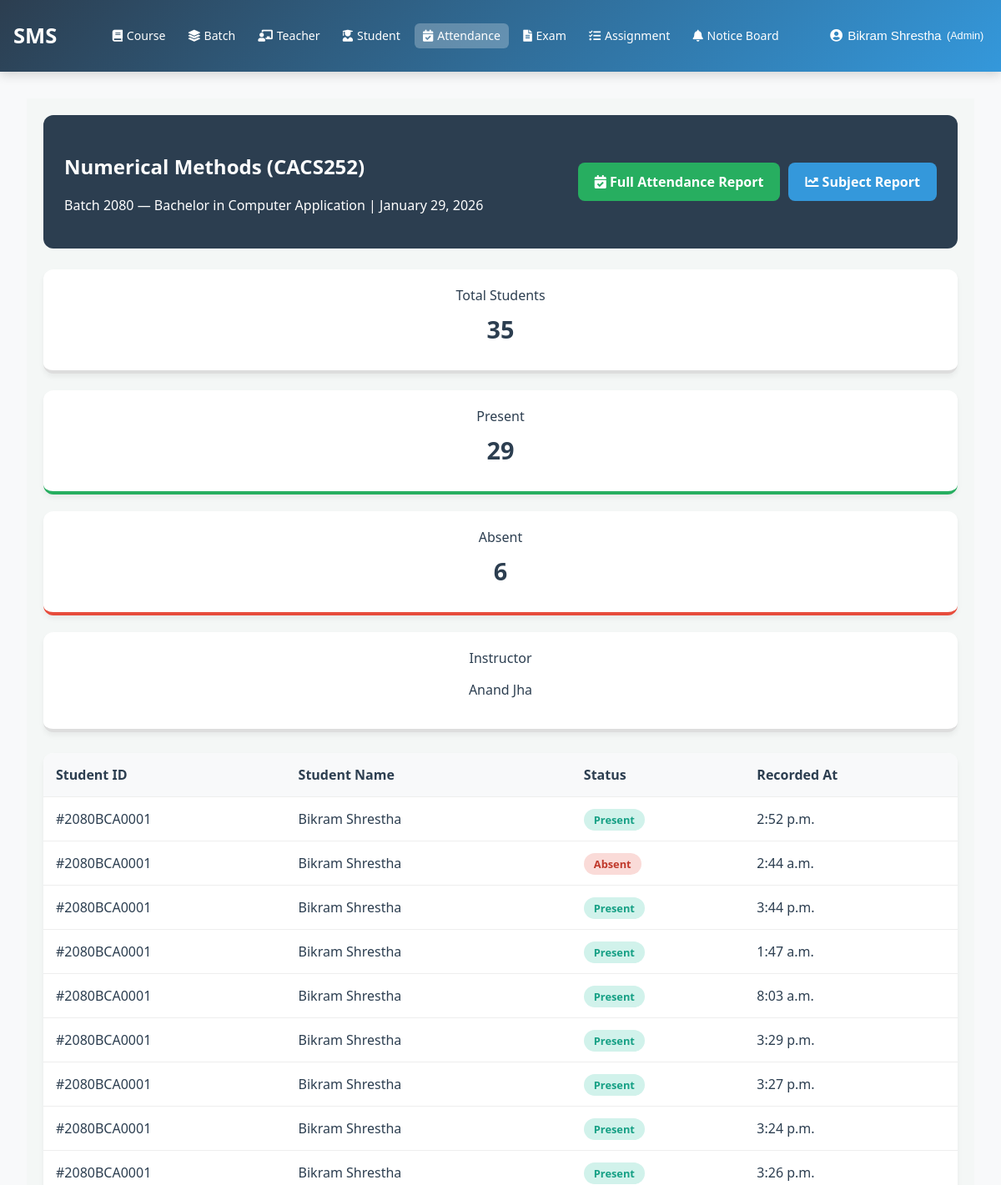
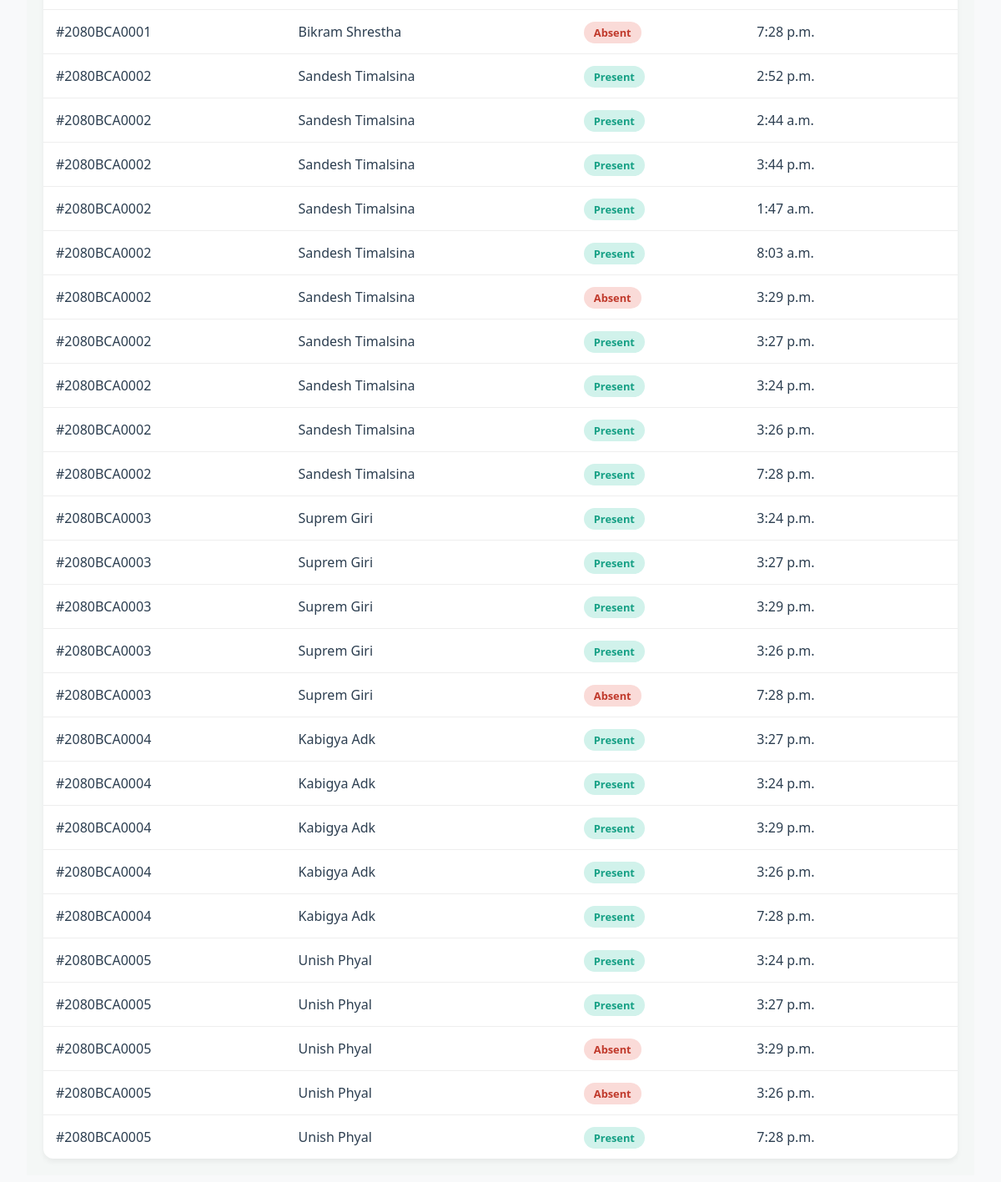
The app's page /attendance/sessions/7/ (signed in), older data (2 pictures, top to bottom).
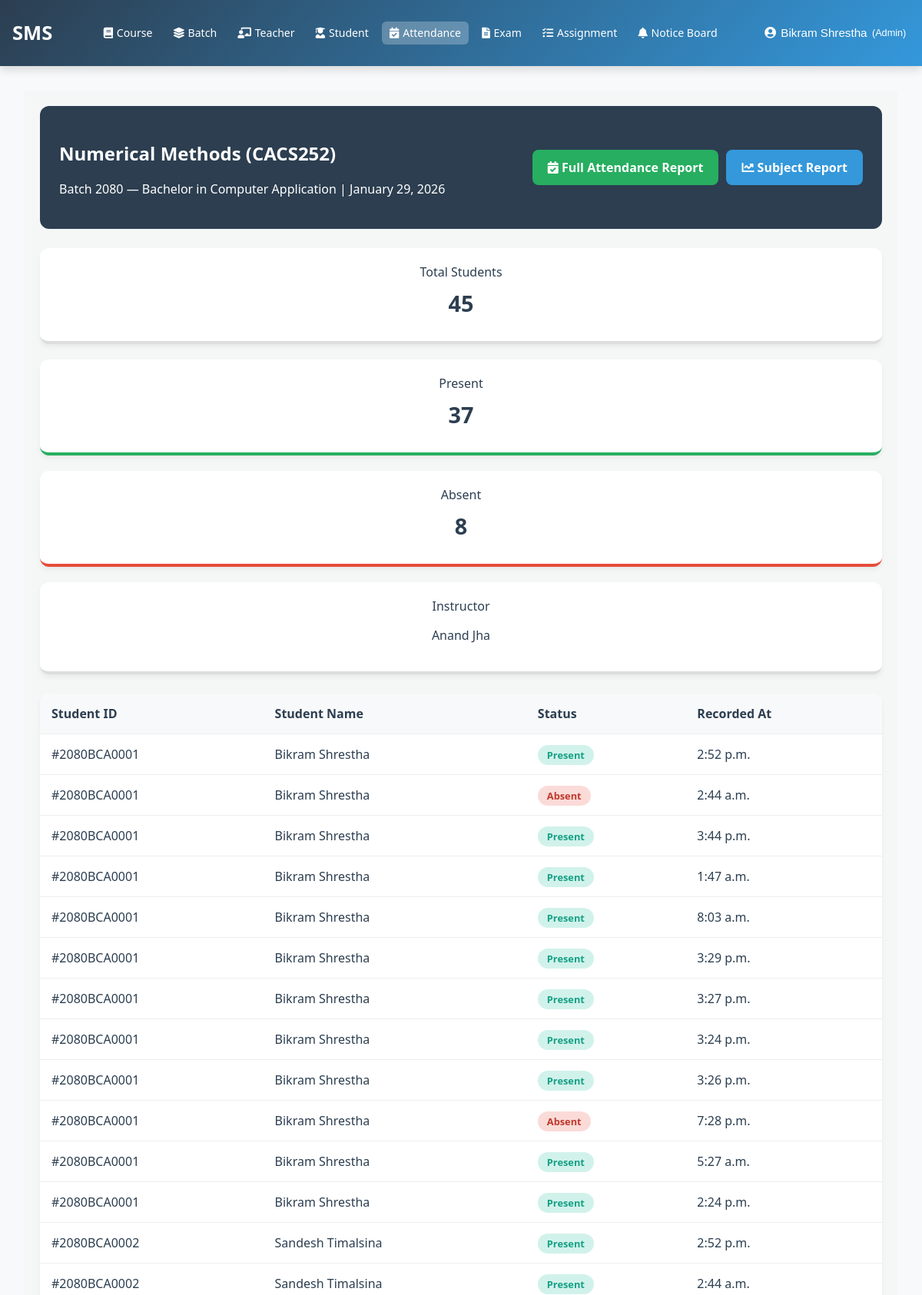
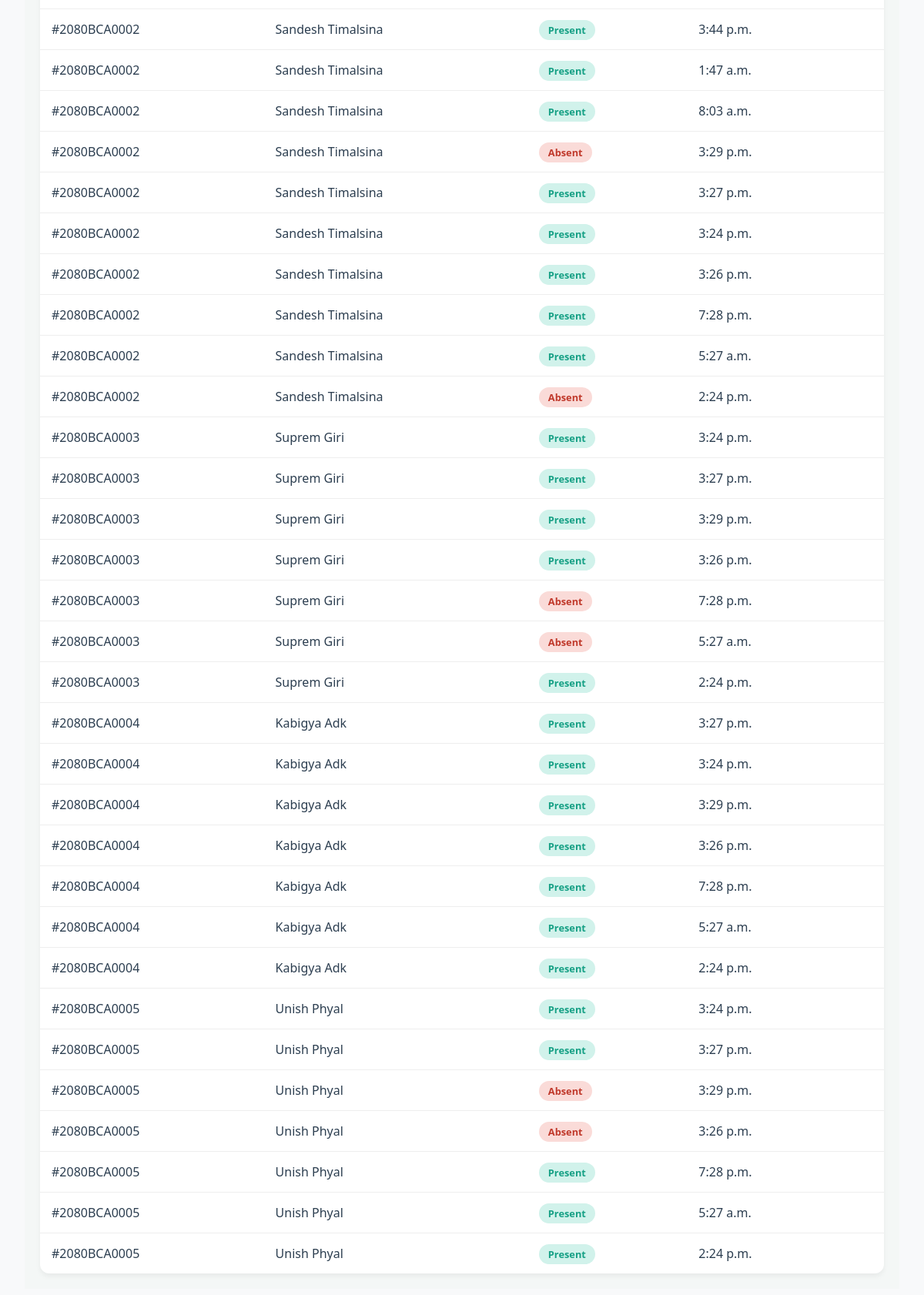
The same page, newer data (2 pictures, top to bottom).
### attendance/models.py (models this page shows, shortened)
class AttendanceSession(models.Model):
    STATUS_CHOICES = (
        ('scheduled', 'Scheduled'),
        ('ongoing', 'Ongoing'),
        ('completed', 'Completed'),
        ('cancelled', 'Cancelled'),
    )
    session_id = models.CharField(
        max_length=50,
        unique=True,
        verbose_name="Session ID",
        help_text="Auto-generated session ID"
    )
    batch = models.ForeignKey(
        'accounts.Batch',
        on_delete=models.CASCADE,
        related_name='attendance_sessions',
        verbose_name="Batch"
    )
    course = models.ForeignKey(
        'courses.Course',
        on_delete=models.CASCADE,
        related_name='attendance_sessions',
        verbose_name="Course",
        null=True,
        blank=True
    )
    subject = models.ForeignKey(
        'courses.Subject',
        on_delete=models.CASCADE,
        related_name='attendance_sessions',
        verbose_name="Subject",
        null=True,
        blank=True
    )
    teacher = models.ForeignKey(
        'accounts.User',
        on_delete=models.CASCADE,
        limit_choices_to={'role': 'teacher'},
        related_name='attendance_sessions',
        verbose_name="Teacher"
    )
    date = models.DateField(
        verbose_name="Date",
        default=timezone.now
    )
    start_time = models.TimeField(
        verbose_name="Start Time",
        default=timezone.now
    )
    end_time = models.TimeField(
        verbose_name="End Time",
        null=True,
        blank=True
    )
    semester = models.IntegerField(
        verbose_name="Semester",
        validators=[MinValueValidator(1), MaxValueValidator(8)],
        null=True,
        blank=True
    )
    year = models.IntegerField(
        verbose_name="Year",
        validators=[MinValueValidator(1), MaxValueValidator(4)],
        null=True,
        blank=True
    )
    total_students = models.IntegerField(
        verbose_name="Total Students",
        default=0,
        editable=False
    )
    present_count = models.IntegerField(
        verbose_name="Present Count",
        default=0,
        editable=False
    )
    absent_count = models.IntegerField(
        verbose_name="Absent Count",
        default=0,
        editable=False
    )
    status = models.CharField(
        max_length=20,
        choices=STATUS_CHOICES,
        default='scheduled',
        verbose_name="Status"
    )
    remarks = models.TextField(
        verbose_name="Remarks",
        blank=True,
        null=True
    )
    created_by = models.ForeignKey(
        'accounts.User',
        on_delete=models.SET_NULL,
        null=True,
        related_name='created_attendance_sessions',
        verbose_name="Created By"
    )
    created_at = models.DateTimeField(auto_now_add=True)
    updated_at = models.DateTimeField(auto_now=True)
    class Meta:
        verbose_name = "Attendance Session"
        verbose_name_plural = "Attendance Sessions"
        ordering = ['-date', '-start_time']

class AttendanceRecord(models.Model):
    STATUS_CHOICES = (
        ('present', 'Present'),
        ('absent', 'Absent'),
        ('excused', 'Excused'),
        ('half_day', 'Half Day'),
    )
    session = models.ForeignKey(
        AttendanceSession,
        on_delete=models.CASCADE,
        related_name='attendance_records',
        verbose_name="Attendance Session"
    )
    student = models.ForeignKey(
        'accounts.StudentProfile',
        on_delete=models.CASCADE,
        related_name='attendance_records',
        verbose_name="Student"
    )
    date = models.DateField(
        verbose_name="Attendance Date",
        default=timezone.now,
        help_text="Date on which attendance was recorded"
    )
    status = models.CharField(
        max_length=20,
        choices=STATUS_CHOICES,
        default='absent',
        verbose_name="Status"
    )
    check_in_time = models.TimeField(null=True, blank=True)
    remarks = models.CharField(max_length=255, blank=True, null=True)
    recorded_by = models.ForeignKey(
        'accounts.User',
        on_delete=models.SET_NULL,
        null=True,
        related_name='recorded_attendances'
    )
    created_at = models.DateTimeField(auto_now_add=True)
    updated_at = models.DateTimeField(auto_now=True)
    class Meta:
        verbose_name = "Attendance Record"
        verbose_name_plural = "Attendance Records"
        unique_together = ['session', 'student', 'date']
        ordering = ['-date', 'student__student_id']
        indexes = [
            models.Index(fields=['date', 'student']),
            models.Index(fields=['date', 'session']),
        ]

### accounts/models.py (models this page shows, shortened)
class StudentProfile(models.Model):
    user = models.OneToOneField(
        User,
        on_delete=models.CASCADE,
        related_name='student_profile',
        verbose_name="User Account"
    )
    student_id = models.CharField(
        max_length=20,
        unique=True,
        verbose_name="Student ID",
        validators=[id_validator],
        help_text="Enter student ID"
    )
    middle_name = models.CharField(
        max_length=50,
        blank=True,
        verbose_name="Middle Name",
        validators=[name_validator, validate_no_numbers],
        help_text="Enter middle name without numbers"
    )
    date_of_birth = models.DateField(
        null=True,
        blank=True,
        verbose_name="Date of Birth",
        help_text="Select date of birth"
    )
    gender = models.CharField(
        max_length=10,
        choices=[
            ('Male', 'Male'),
            ('Female', 'Female'),
            ('Other', 'Other'),
        ],
        blank=True,
        verbose_name="Gender",
        help_text="Select gender"
    )
    nationality = models.CharField(
        max_length=50,
        blank=True,
        default='Nepali',
        verbose_name="Nationality",
        help_text="Enter nationality"
    )
    grade = models.CharField(
        max_length=10,
        blank=True,
        verbose_name="Grade",
        help_text="Enter grade/class"
    )
    section = models.CharField(
        max_length=10,
        blank=True,
        verbose_name="Section",
        help_text="Enter section"
    )
    emergency_contact = models.CharField(
        max_length=20,
        blank=True,
        verbose_name="Emergency Contact",
        validators=[phone_validator, validate_no_letters_in_phone],
        help_text="Enter emergency contact number"
    )
    address = models.TextField(
        blank=True,
        verbose_name="Address",
        help_text="Enter student's address"
    )
    photo = models.ImageField(
        upload_to='students/photos/',
        null=True,
        blank=True,
        verbose_name="Student Photo",
        help_text="Upload student photo"
    )
    batch = models.ForeignKey(
        Batch,
        on_delete=models.SET_NULL,
        null=True,
        blank=True,
        related_name='students',
        verbose_name="Batch"
    )
    enrolled_courses = models.ManyToManyField(
        'courses.Course',
        through='StudentCourseEnrollment',
        related_name='enrolled_students',
        blank=True,
        verbose_name="Enrolled Courses"
    )
    class Meta:
        verbose_name = "Student Profile"
        verbose_name_plural = "Student Profiles"

class User(AbstractUser):
    ROLE_CHOICES = (
        ('admin', 'Admin'),
        ('teacher', 'Teacher'),
        ('student', 'Student'),
        ('guardian', 'Guardian'),
    )
    username = None
    email = models.EmailField(
        unique=True,
        validators=[email_validator],
        verbose_name="Email ID",
        help_text="Enter a valid email address"
    )
    role = models.CharField(
        max_length=20,
        choices=ROLE_CHOICES,
        default='student',
        verbose_name="User Role"
    )
    is_verified = models.BooleanField(default=False, verbose_name="Email Verified")
    created_by = models.ForeignKey(
        'self',
        on_delete=models.SET_NULL,
        null=True,
        blank=True,
        related_name='created_users',
        verbose_name="Created By"
    )
    date_created = models.DateTimeField(auto_now_add=True, verbose_name="Account Created")
    first_name = models.CharField(
        max_length=30,
        validators=[name_validator, validate_no_numbers],
        verbose_name="First Name",
        help_text="Enter first name without numbers"
    )
    last_name = models.CharField(
        max_length=30,
        validators=[name_validator, validate_no_numbers],
        verbose_name="Last Name",
        help_text="Enter last name without numbers"
    )
    phone_number = models.CharField(
        validators=[phone_validator, validate_no_letters_in_phone],
        max_length=17,
        blank=True,
        verbose_name="Phone Number",
        help_text="Enter phone number (9-15 digits, optional +)"
    )
    USERNAME_FIELD = 'email'
    REQUIRED_FIELDS = ['first_name', 'last_name']
    objects = CustomUserManager()
    class Meta:
        verbose_name = "User"
        verbose_name_plural = "Users"
        ordering = ['-date_created']

class Batch(models.Model):
    name = models.CharField(
        max_length=100,
        unique=True,
        verbose_name="Batch Name",
        help_text="e.g., Batch 2080, Class of 2024"
    )
    description = models.TextField(
        blank=True,
        verbose_name="Description",
        help_text="Optional description about the batch"
    )
    year = models.IntegerField(
        verbose_name="Batch Year",
        help_text="Year when batch started (e.g., 2080)",
        validators=[MinValueValidator(2000), MaxValueValidator(2100)]
    )
    start_date = models.DateField(
        null=True,
        blank=True,
        verbose_name="Start Date"
    )
    end_date = models.DateField(
        null=True,
        blank=True,
        verbose_name="Expected End Date"
    )
    is_active = models.BooleanField(
        default=True,
        verbose_name="Active Batch"
    )
    created_by = models.ForeignKey(
        User,
        on_delete=models.SET_NULL,
        null=True,
        related_name='created_batches',
        verbose_name="Created By"
    )
    date_created = models.DateTimeField(auto_now_add=True)
    date_updated = models.DateTimeField(auto_now=True)
    class Meta:
        verbose_name = "Batch"
        verbose_name_plural = "Batches"
        ordering = ['-year', '-date_created']

### courses/models.py (models this page shows, shortened)
class Subject(models.Model):
    course = models.ForeignKey(
        Course,
        on_delete=models.CASCADE,
        related_name='subjects',
        verbose_name="Course"
    )
    code = models.CharField(
        max_length=20,
        verbose_name="Subject Code",
        help_text="e.g., CS101-T, CS101-P"
    )
    name = models.CharField(
        max_length=200,
        verbose_name="Subject Name"
    )
    semester = models.IntegerField(
        null=True,
        blank=True,
        validators=[MinValueValidator(1), MaxValueValidator(8)],
        verbose_name="Semester",
        help_text="Choose 1-8 for semester-based courses"
    )
    year = models.IntegerField(
        null=True,
        blank=True,
        validators=[MinValueValidator(1), MaxValueValidator(4)],
        verbose_name="Year",
        help_text="Choose 1-4 for yearly-based courses"
    )
    teacher = models.ForeignKey(
        'accounts.User',
        on_delete=models.SET_NULL,
        null=True,
        blank=True,
        limit_choices_to={'role': 'teacher', 'is_active': True},
        related_name='subjects_taught',
        verbose_name="Subject Teacher"
    )
    created_at = models.DateTimeField(auto_now_add=True)
    updated_at = models.DateTimeField(auto_now=True)
    class Meta:
        ordering = ['course', 'semester', 'year', 'code']
        verbose_name = "Subject"
        verbose_name_plural = "Subjects"
        unique_together = ['course', 'code']

class Course(models.Model):
    COURSE_TYPES = (
        ('semester', 'Semester-based'),
        ('yearly', 'Yearly-based'),
    )
    name = models.CharField(
        max_length=200,
        unique=True,
        verbose_name="Course Name",
        help_text="Full name of the course"
    )
    short_name = models.CharField(
        max_length=50,
        unique=True,
        verbose_name="Short Name",
        help_text="Abbreviated name (must be unique)"
    )
    course_type = models.CharField(
        max_length=20,
        choices=COURSE_TYPES,
        default='semester',
        verbose_name="Course Type"
    )
    is_active = models.BooleanField(
        default=True,
        verbose_name="Active"
    )
    created_at = models.DateTimeField(auto_now_add=True)
    updated_at = models.DateTimeField(auto_now=True)
    class Meta:
        ordering = ['name']
        verbose_name = "Course"
        verbose_name_plural = "Courses"

### attendance/views.py (the view)
# urls.py: path('sessions/<int:session_id>/', views.view_attendance_session, name='view_attendance_session'),
@login_required
def view_attendance_session(request, session_id):
    session = get_object_or_404(AttendanceSession, id=session_id)
    if not request.user.is_staff and session.teacher != request.user:
        return HttpResponseForbidden("Access Denied")
    records = session.attendance_records.select_related('student__user').order_by('student__student_id')
    total_students = records.count()
    present_count = records.filter(status='present').count()
    absent_count = total_students - present_count
    excused_count = records.filter(status='excused').count()
    half_day_count = records.filter(status='half_day').count()
    context = {
        'session': session,
        'records': records,
        'total_students': total_students,
        'present_count': present_count,
        'absent_count': absent_count,
        'excused_count': excused_count,
        'half_day_count': half_day_count,
    }
    template = 'attendance/admin/view_attendance_session.html' if request.user.is_staff else 'attendance/teacher/view_attendance_records.html'
    return render(request, template, context)

### templates/attendance/admin/view_attendance_session.html (shortened to what this page needs)
{% extends 'base.html' %}
{% block content %}
<div class="report-container">
    <div class="session-info-banner">
        <div>
            <h2 class="mb-1">{{ session.subject.name }} ({{ session.subject.code }})</h2>
            <p class="mb-0 opacity-75">{{ session.batch.name }} — {{ session.course.name }} | {{ session.date|date:"F d, Y" }}</p>
        </div>
        <div style="display: flex; gap: 10px;">
            <a href="{% url 'attendance:datewise_attendance_report' session.id %}" class="btn-report" style="background: #27ae60;">
                <i class="fas fa-calendar-check me-2"></i> Full Attendance Report
            </a>
            <a href="{% url 'attendance:subject_attendance_report' session.subject.id %}" class="btn-report">
                <i class="fas fa-chart-line me-2"></i> Subject Report
            </a>
        </div>
    </div>
    <div class="stats-grid">
        <div class="stat-card">
            <span class="text-muted">Total Students</span>
            <h3>{{ session.total_students }}</h3>
        </div>
        <div class="stat-card present">
            <span class="text-muted">Present</span>
            <h3 class="text-success">{{ session.present_count }}</h3>
        </div>
        <div class="stat-card absent">
            <span class="text-muted">Absent</span>
            <h3 class="text-danger">{{ session.absent_count }}</h3>
        </div>
        <div class="stat-card">
            <span class="text-muted">Instructor</span>
            <p class="fw-bold mt-2">{{ session.teacher.get_full_name }}</p>
        </div>
    </div>
    <table class="record-table">
        <thead>
            <tr>
                <th>Student ID</th>
                <th>Student Name</th>
                <th>Status</th>
                <th>Recorded At</th>
            </tr>
        </thead>
        <tbody>
            {% for record in records %}
            <tr>
                <td><span class="fw-bold">#{{ record.student.student_id }}</span></td>
                <td>{{ record.student.user.get_full_name }}</td>
                <td>
                    <span class="status-pill {% if record.status == 'present' %}status-present{% else %}status-absent{% endif %}">
                        {{ record.status|title }}
                    </span>
                </td>
                <td class="text-muted small">{{ record.updated_at|time }}</td>
            </tr>
            {% endfor %}
        </tbody>
    </table>
</div>
{% endblock %}

Row changes from the older to the newer data that the page shows:
changed AttendanceSession "Numerical Methods": total_students "35" → "45"; present_count "29" → "37"; absent_count "6" → "8"
added AttendanceRecord: student.student_id "2080BCA0001", student.user.get_full_name "Bikram Shrestha", status "Present", updated_at "5:27 a.m."
added AttendanceRecord: student.student_id "2080BCA0001", student.user.get_full_name "Bikram Shrestha", status "Present", updated_at "2:24 p.m."
added AttendanceRecord: student.student_id "2080BCA0002", student.user.get_full_name "Sandesh Timalsina", status "Present", updated_at "5:27 a.m."
added AttendanceRecord: student.student_id "2080BCA0002", student.user.get_full_name "Sandesh Timalsina", status "Absent", updated_at "2:24 p.m."
added AttendanceRecord: student.student_id "2080BCA0003", student.user.get_full_name "Suprem Giri", status "Absent", updated_at "5:27 a.m."
added AttendanceRecord: student.student_id "2080BCA0003", student.user.get_full_name "Suprem Giri", status "Present", updated_at "2:24 p.m."
added AttendanceRecord: student.student_id "2080BCA0004", student.user.get_full_name "Kabigya Adk", status "Present", updated_at "5:27 a.m."
added AttendanceRecord: student.student_id "2080BCA0004", student.user.get_full_name "Kabigya Adk", status "Present", updated_at "2:24 p.m."
added AttendanceRecord: student.student_id "2080BCA0005", student.user.get_full_name "Unish Phyal", status "Present", updated_at "5:27 a.m."
added AttendanceRecord: student.student_id "2080BCA0005", student.user.get_full_name "Unish Phyal", status "Present", updated_at "2:24 p.m."
